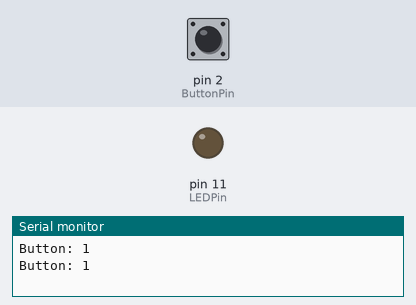
This sketch was run on a simulated Arduino Uno, built with avr-gcc and run on an emulated ATmega328P. On the bench: output pins drawn as LEDs (lit = HIGH), the last lines printed to the serial monitor. The test bench sets the inputs (shaded band); at power-on: pin 2 (ButtonPin) HIGH.

Above: at 1.3 s.
1.4 s: pin 2 (ButtonPin) pulled LOW for 0.3 s
At 1.9 s:
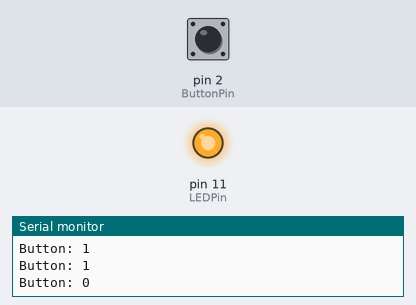
3.5 s: pin 2 (ButtonPin) pulled LOW for 3.2 s
At 7.5 s:
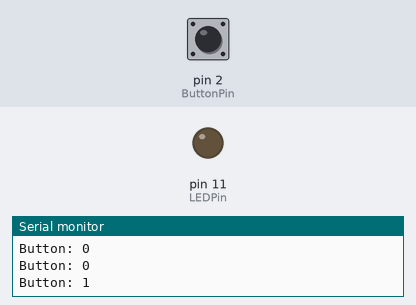
Timing chart, 0 to 9.0 s (numbered marks = the images above; inputs shaded):
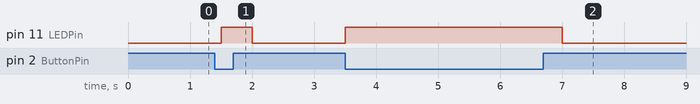

The sketch:

MI2_SWH_2_led_button.ino
```cpp
/*
DMP - Sketching mit Hardware WS2526
- Simple LED Switch Circuit
This project demonstrates how a push  button switch can be used to turn an LED ON/OFF
  Marcos Martinez
*/
//Set the LED Pin constant globally
//The LED is connected to Pin 10 of the Arduino
#define LEDPin 11
//Connected to one pin of the switch
#define ButtonPin 2
// the setup function runs once when you press reset or power the board
void setup() {
  Serial.begin(9600);
  // initialize LED Pin as an output.
  pinMode(LEDPin, OUTPUT);
  //set the Button Pin as an input
  pinMode(ButtonPin, INPUT);
}
// the loop function runs over and over again forever
void loop() {
  if (digitalRead(ButtonPin) == LOW) {
    digitalWrite(LEDPin, HIGH);   // turn the LED on (HIGH is the voltage level)
  } else {
  digitalWrite(LEDPin, LOW);    // turn the LED off by making the voltage LOW
  }
  delay(500);
   // print the value of the button
  Serial.print("Button: ");
  Serial.print(digitalRead(ButtonPin));
  Serial.println("   ");
   // delay(500);
}
```

Measured:
- after the input at 1.4 s, pin 11 (LEDPin): LOW → HIGH after 0.10 s, → LOW 0.50 s later
- after the input at 3.5 s, pin 11 (LEDPin): LOW → HIGH at once, → LOW 3.5 s later
